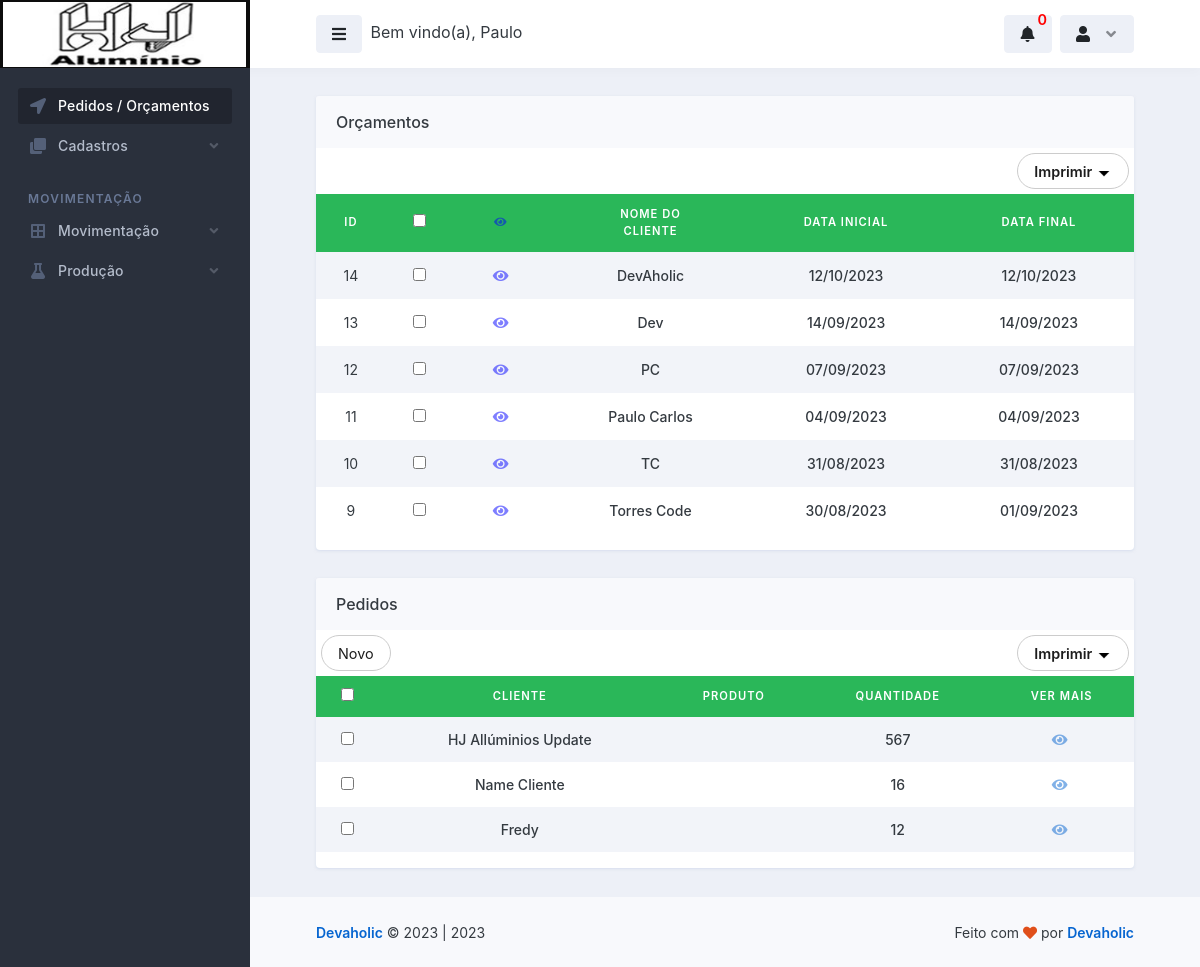
Before: /dashboard/dashboard.php (signed in) with the older database file.
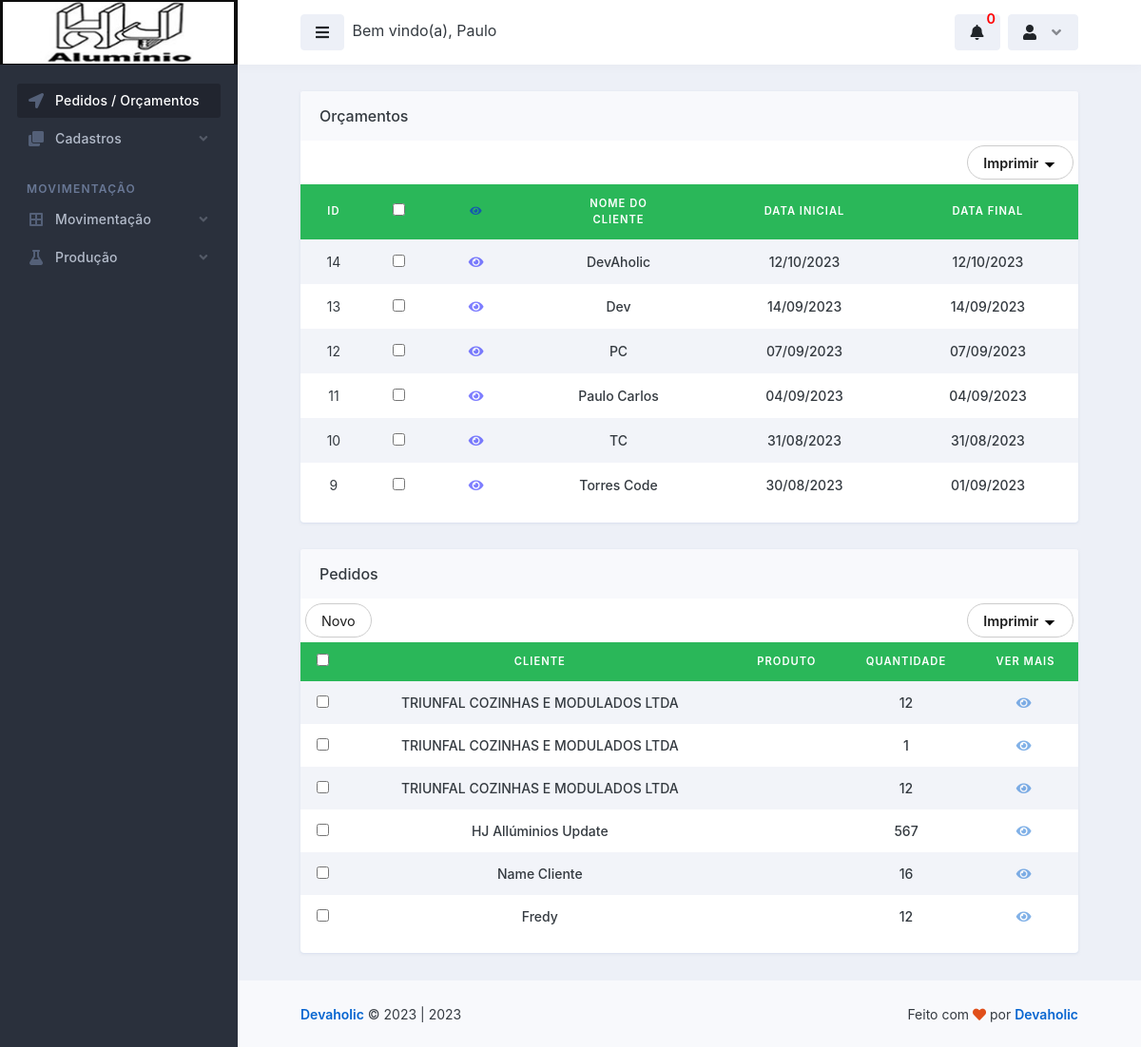
After: the same page with the newer database file.
### tables this page shows
CREATE TABLE `pedidos_dos_clientes` (
  `id` int(11) NOT NULL,
  `nome_cliente` varchar(255) NOT NULL,
  `descricao_pedido` text NOT NULL,
  `data_inicial` varchar(255) NOT NULL,
  `data_final` varchar(255) NOT NULL,
  `garantia` varchar(255) NOT NULL,
  `status` varchar(255) NOT NULL,
  `nome_responsavel` varchar(255) NOT NULL
);

CREATE TABLE `tbl_ordem_producao` (
  `id` int(11) NOT NULL,
  `id_uniq` text NOT NULL,
  `cliente` varchar(255) NOT NULL,
  `modo` varchar(255) NOT NULL,
  `qtd` int(11) NOT NULL,
  `altura` int(11) NOT NULL,
  `largura` int(11) NOT NULL,
  `imagem_perfil` varchar(255) NOT NULL,
  `perfil_lado_esquerdo` varchar(255) NOT NULL,
  `usinagem_para_esquerdo` varchar(100) NOT NULL,
  `puxador_esquerdo` varchar(100) NOT NULL,
  `perfil_lado_direito` varchar(255) NOT NULL,
  `usinagem_para_direito` varchar(100) NOT NULL,
  `puxador_direito` varchar(100) NOT NULL,
  `perfil_lado_superior` varchar(255) NOT NULL,
  `usinagem_para_superior` varchar(100) NOT NULL,
  `puxador_superior` varchar(100) NOT NULL,
  `perfil_lado_inferior` varchar(255) NOT NULL,
  `usinagem_para_inferior` varchar(100) NOT NULL,
  `puxador_inferior` varchar(100) NOT NULL,
  `vidro` varchar(255) NOT NULL,
  `tv` varchar(5) NOT NULL,
  `servicos` varchar(255) NOT NULL,
  `travessa` varchar(255) NOT NULL,
  `portas_pares` varchar(255) NOT NULL,
  `reforco` varchar(255) NOT NULL,
  `desempenador` varchar(255) NOT NULL,
  `esquadreta` varchar(255) NOT NULL,
  `ponteira` varchar(255) NOT NULL,
  `kit` varchar(255) NOT NULL,
  `valor_item_cliente` varchar(255) NOT NULL,
  `porcento_desconto` varchar(255) NOT NULL,
  `desconto` varchar(255) NOT NULL,
  `produto` varchar(255) NOT NULL,
  `prod_qtd` varchar(255) NOT NULL,
  `prod_usinagem_puxador` varchar(255) NOT NULL,
  `prod_valor_item_cliente` varchar(255) NOT NULL,
  `prod_porcento_desconto` varchar(255) NOT NULL,
  `prod_desconto` varchar(255) NOT NULL,
  `val_forma_pagamento` varchar(255) NOT NULL,
  `val_condicao_pagamento` varchar(255) NOT NULL,
  `val_situacao_financeira` varchar(255) NOT NULL,
  `val_qtd_portas` varchar(255) NOT NULL,
  `val_qtd_vidros` varchar(255) NOT NULL,
  `val_qtd_quadros` varchar(255) NOT NULL,
  `val_qtd_total` varchar(255) NOT NULL,
  `val_total_consumidor` varchar(255) NOT NULL,
  `val_valor_itens_clientes` varchar(255) NOT NULL,
  `val_porcento_desconto` varchar(255) NOT NULL,
  `val_desconto` varchar(255) NOT NULL,
  `val_frete` varchar(255) NOT NULL,
  `val_total_cliente` varchar(255) NOT NULL,
  `out_valor_itens_parceiro` varchar(255) NOT NULL,
  `out_porcento_desconto` varchar(255) NOT NULL,
  `out_desconto` varchar(255) NOT NULL,
  `out_total_parceiro` varchar(255) NOT NULL,
  `out_markup_parceiro` varchar(255) NOT NULL,
  `out_total_fabrica` varchar(255) NOT NULL,
  `out_markup_fabrica` varchar(255) NOT NULL,
  `obs_observacao_op` varchar(255) NOT NULL,
  `ap_cli_aprovacao_cliente` varchar(255) NOT NULL,
  `ap_cli_aprovacao_cliente_data` varchar(255) NOT NULL,
  `ap_cli_cliente_retira` varchar(255) NOT NULL,
  `ap_cli_pedido_parceiro` varchar(255) NOT NULL,
  `ap_parc_aprovacao_parceiro` varchar(255) NOT NULL,
  `ap_parc_andamento_parceiro` varchar(255) NOT NULL,
  `ap_parc_entregue_data` varchar(255) NOT NULL,
  `ap_parc_vendedor_interno` varchar(255) NOT NULL,
  `ap_parc_vendedor_externo` varchar(255) NOT NULL,
  `ap_parc_vendedor_pedido` varchar(255) NOT NULL,
  `ap_fab_aprovacao_fabrica` varchar(255) NOT NULL,
  `ap_fab_pedido_fabrica_data` varchar(255) NOT NULL,
  `ap_fab_andamento` varchar(255) NOT NULL,
  `ap_fab_entrou_producao_data` varchar(255) NOT NULL,
  `ap_fab_produzido` varchar(50) NOT NULL,
  `ap_fab_entregue` varchar(50) NOT NULL
);

### database.php (called while the page is built, shortened)
<?php
    class database
    {
        public $server = 'localhost';
        public $user = 'root';
        public $pass = '';
        public $bdn = 'maxportas';
        public function __construct()
        {
            try{
            $this->conn = new PDO('mysql:host='.$this->server.'; dbname='.$this->bdn, $this->user, $this->pass);
            } catch(PDOException $e){
                echo "Error $e";
            }
        }
    }
?>

### controllers/controllers_pedidos_dos_clientes.php (called while the page is built, shortened)
<?php
    include "../database.php";
class controllers_pedidos_dos_clientes extends database
{
    public function selecionar_pedidos_dos_clientes()
    {
        $selecionar_pedidos_dos_clientes = $this->conn->prepare("SELECT * FROM pedidos_dos_clientes ORDER BY id DESC");
        $selecionar_pedidos_dos_clientes->execute();
        $resulpedidos_dos_clientes = $selecionar_pedidos_dos_clientes->fetchAll(PDO::FETCH_ASSOC);
        return $resulpedidos_dos_clientes;
    }
    public function selecionar_tbl_ordem_producao()
    {
        $selecionar_tbl_ordem_producao = $this->conn->prepare("SELECT * FROM tbl_ordem_producao ORDER BY id DESC");
        $selecionar_tbl_ordem_producao->execute();
        $resultbl_ordem_producao_all = $selecionar_tbl_ordem_producao->fetchAll(PDO::FETCH_ASSOC);
        return $resultbl_ordem_producao_all;
    }
}
?>

### dashboard/dashboard.php (the view, shortened to what the changed rows need)
<!doctype html>
<html lang="en">
  <head>
    <link rel="stylesheet" id="css-main" href="../assets/css/dashmix.min.css">
  </head>
  <body>
    <div id="page-container" class="sidebar-o sidebar-dark enable-page-overlay side-scroll page-header-fixed main-content-narrow">
      <main id="main-container">
        <div class="content">
          <div class="row">
            <div class="col-md-12">
              <div class="block block-rounded block-mode-loading-refresh">
                <div class="table-responsive">
                  <table class="table table-striped table-hover table-borderless table-vcenter fs-sm">
                    <thead style="text-align: center; font-size: 0.8em; background-color: #2ab759; color: #fff;">
                      <tr class="text-uppercase">
                        <th>ID</th>
                        <th class="text-center d-xl-table-cell"><input type="checkbox" name="" id=""></th>
                        <th><i class="fa fa-eye me-1 opacity-50" style="color: blue;"></i></th>
                        <th>Nome do <br> Cliente</th>
                        <th>Data Inicial</th>
                        <th>Data Final</th>
                      </tr>
                    </thead>
                    <tbody>
                      <?php
                        require_once "../controllers/controllers_pedidos_dos_clientes.php";
                        $pedidos_dos_clientes = new controllers_pedidos_dos_clientes();
                        $result_pedidos = $pedidos_dos_clientes->selecionar_pedidos_dos_clientes();
                        if(count($result_pedidos) > 0)
                        {
                          foreach($result_pedidos as $row_pedidos){
                      ?>
                      <tr>
                        <td style="text-align: center;"><?php echo $row_pedidos['id']; ?></td>
                        <td style="color: blue; text-align: center;">
                          <form id="selectForm">
                              <?php
                                echo '<input type="checkbox" name="selectedItems[]" value="' . $row_pedidos['id'] . '">';
                              ?>
                          </form>
                        </td>
                        <td class="text-center d-xl-table-cell" style="color: blue; margin: auto; text-align: center;">
                          <form action="gestao_pedidos.php" method="post">
                            <button type="submit" style="cursor: pointer; border: none; background-color: transparent;">
                              <i class="fa fa-eye me-1 opacity-50" style="color: blue;"></i>
                            </button>
                          </form>
                        </td>
                        <td class="text-center text-end fw-medium">
                          <?= $row_pedidos['nome_cliente']; ?>
                        </td>
                        <td class="text-center text-end fw-medium">
                          <?= $row_pedidos['data_inicial']; ?>
                        </td>
                        <td class="text-center text-end fw-medium">
                          <?= $row_pedidos['data_final']; ?>
                        </td>
                      </tr>
                      <?php
                        } } else
                        {
                          echo "<h1>Nenhum registo encontrado!</h1>";
                        }
                      ?>
                    </tbody>
                  </table>
                </div>
                </div>
          <div class="row">
            <div class="col-md-12">
              <div class="block block-rounded block-mode-loading-refresh">
                <div class="table-responsive">
                  <table class="table table-striped table-hover table-borderless table-vcenter fs-sm">
                    <thead style="text-align: center; font-size: 0.8em; background-color: #2ab759; color: #fff;">
                      <tr class="text-uppercase">
                        <th><input type="checkbox"></th>
                        <th>Cliente</th>
                        <th>Produto</th>
                        <th>Quantidade</th>
                        <th>Ver Mais</th>
                      </tr>
                    </thead>
                    <tbody>
                      <?php
                        require_once '../controllers/controllers_pedidos_dos_clientes.php';
                        $pedidos_p = new controllers_pedidos_dos_clientes();
                        $result_p = $pedidos_p->selecionar_tbl_ordem_producao();
                        if(count($result_p) > 0)
                        {
                          foreach($result_p as $row_p){
                      ?>
                      <tr>
                        <td class="text-center text-end fw-medium">
                          <form id="selectForm">
                              <?php
                                echo '<input type="checkbox" name="selectedItems[]" value="' . $row_pedidos['id'] . '">';
                              ?>
                          </form>
                        </td>
                        <td class="text-center text-end fw-medium">
                          <?= $row_p['cliente']; ?>
                        </td>
                        <td class="text-center text-end fw-medium">
                        </td>
                        <td class="text-center text-end fw-medium">
                          <?= $row_p['qtd']; ?>
                        </td>
                        <td class="text-center text-nowrap fw-medium" style="display: flex; justify-content: center; align-items: center;">
                          <a href="vermais_pedidos.php?view_pedidos=<?php $idCriptografado = base64_encode($row_p['id']); echo $idCriptografado;?>">
                              <i class="fa fa-eye me-1 opacity-50"></i>
                          </a>
                        </td>
                      </tr>
                      <?php
                        } } else
                        {
                          echo "<h1>Nenhum registo encontrado!</h1>";
                        }
                      ?>
                    </tbody>
                  </table>
                </div>
                </div>
              </div>
              </div>
            </div>
          </div>
        </div>
      </main>
    </div>
  </body>
</html>

Changed rows visible on the page:
added tbl_ordem_producao: cliente "TRIUNFAL COZINHAS E MODULADOS LTDA", qtd "12"
added tbl_ordem_producao: cliente "TRIUNFAL COZINHAS E MODULADOS LTDA", qtd "1"
added tbl_ordem_producao: cliente "TRIUNFAL COZINHAS E MODULADOS LTDA", qtd "12"
